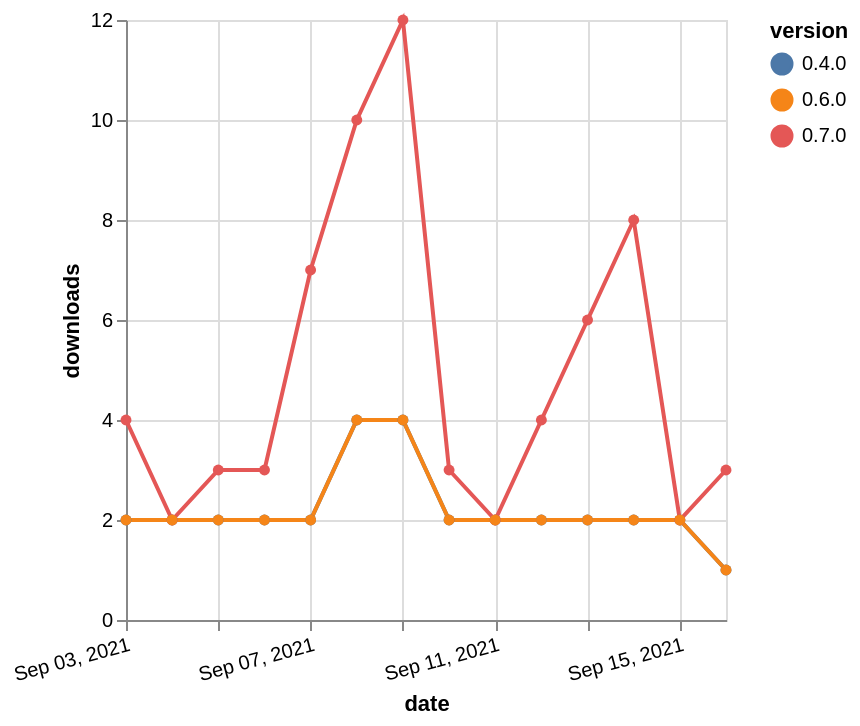

Source (Vega-Lite JSON):
### Vega-Lite specification from a JSON file in a GitHub repository (floating-point values rounded to 4 significant figures)
{"$schema": "https://vega.github.io/schema/vega-lite/v5.json", "description": "A simple bar chart with embedded data.", "data": {"values": [{"date": "2021-09-03", "total": 1311, "delta": 2, "version": "0.4.0"}, {"date": "2021-09-04", "total": 1313, "delta": 2, "version": "0.4.0"}, {"date": "2021-09-05", "total": 1315, "delta": 2, "version": "0.4.0"}, {"date": "2021-09-06", "total": 1317, "delta": 2, "version": "0.4.0"}, {"date": "2021-09-07", "total": 1319, "delta": 2, "version": "0.4.0"}, {"date": "2021-09-08", "total": 1323, "delta": 4, "version": "0.4.0"}, {"date": "2021-09-09", "total": 1327, "delta": 4, "version": "0.4.0"}, {"date": "2021-09-10", "total": 1329, "delta": 2, "version": "0.4.0"}, {"date": "2021-09-11", "total": 1331, "delta": 2, "version": "0.4.0"}, {"date": "2021-09-12", "total": 1333, "delta": 2, "version": "0.4.0"}, {"date": "2021-09-13", "total": 1335, "delta": 2, "version": "0.4.0"}, {"date": "2021-09-14", "total": 1337, "delta": 2, "version": "0.4.0"}, {"date": "2021-09-15", "total": 1339, "delta": 2, "version": "0.4.0"}, {"date": "2021-09-16", "total": 1340, "delta": 1, "version": "0.4.0"}, {"date": "2021-09-03", "total": 1504, "delta": 4, "version": "0.7.0"}, {"date": "2021-09-04", "total": 1506, "delta": 2, "version": "0.7.0"}, {"date": "2021-09-05", "total": 1509, "delta": 3, "version": "0.7.0"}, {"date": "2021-09-06", "total": 1512, "delta": 3, "version": "0.7.0"}, {"date": "2021-09-07", "total": 1519, "delta": 7, "version": "0.7.0"}, {"date": "2021-09-08", "total": 1529, "delta": 10, "version": "0.7.0"}, {"date": "2021-09-09", "total": 1541, "delta": 12, "version": "0.7.0"}, {"date": "2021-09-10", "total": 1544, "delta": 3, "version": "0.7.0"}, {"date": "2021-09-11", "total": 1546, "delta": 2, "version": "0.7.0"}, {"date": "2021-09-12", "total": 1550, "delta": 4, "version": "0.7.0"}, {"date": "2021-09-13", "total": 1556, "delta": 6, "version": "0.7.0"}, {"date": "2021-09-14", "total": 1564, "delta": 8, "version": "0.7.0"}, {"date": "2021-09-15", "total": 1566, "delta": 2, "version": "0.7.0"}, {"date": "2021-09-16", "total": 1569, "delta": 3, "version": "0.7.0"}, {"date": "2021-09-03", "total": 898, "delta": 2, "version": "0.6.0"}, {"date": "2021-09-04", "total": 900, "delta": 2, "version": "0.6.0"}, {"date": "2021-09-05", "total": 902, "delta": 2, "version": "0.6.0"}, {"date": "2021-09-06", "total": 904, "delta": 2, "version": "0.6.0"}, {"date": "2021-09-07", "total": 906, "delta": 2, "version": "0.6.0"}, {"date": "2021-09-08", "total": 910, "delta": 4, "version": "0.6.0"}, {"date": "2021-09-09", "total": 914, "delta": 4, "version": "0.6.0"}, {"date": "2021-09-10", "total": 916, "delta": 2, "version": "0.6.0"}, {"date": "2021-09-11", "total": 918, "delta": 2, "version": "0.6.0"}, {"date": "2021-09-12", "total": 920, "delta": 2, "version": "0.6.0"}, {"date": "2021-09-13", "total": 922, "delta": 2, "version": "0.6.0"}, {"date": "2021-09-14", "total": 924, "delta": 2, "version": "0.6.0"}, {"date": "2021-09-15", "total": 926, "delta": 2, "version": "0.6.0"}, {"date": "2021-09-16", "total": 927, "delta": 1, "version": "0.6.0"}]}, "width": "container", "mark": {"type": "line", "point": {"filled": true}}, "encoding": {"x": {"field": "date", "type": "temporal", "timeUnit": "yearmonthdate", "title": "date", "axis": {"labelAngle": -15}}, "y": {"field": "delta", "type": "quantitative", "title": "downloads"}, "color": {"field": "version", "type": "nominal"}, "tooltip": {"field": "delta"}}}
